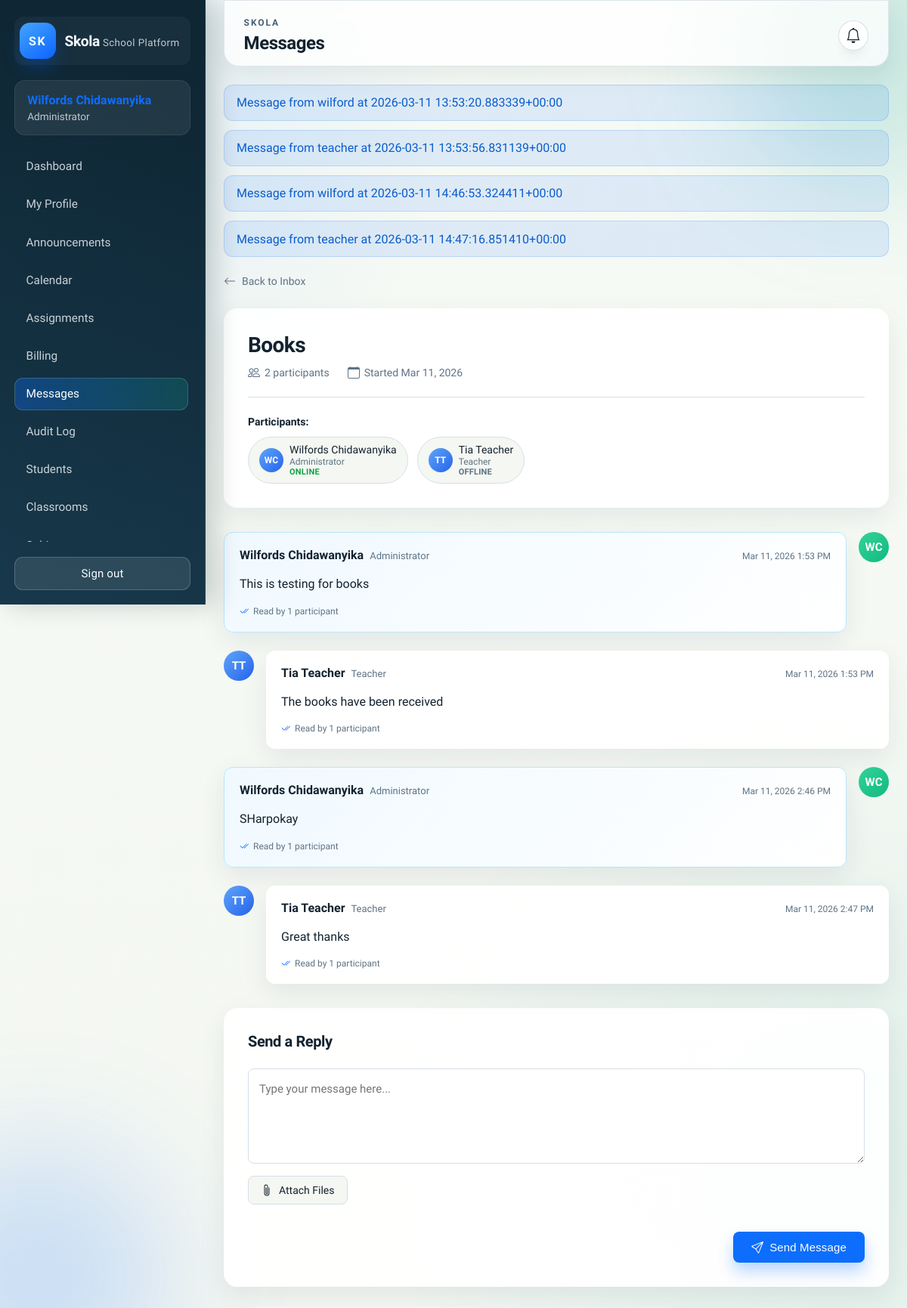
/messages/conversation/2/ (signed in), run on the app's committed database.
### accounts/models.py (models this page shows, shortened)
class User(AbstractUser):
	class Role(models.TextChoices):
		ADMIN = 'ADMIN', 'Administrator'
		STAFF = 'STAFF', 'Staff'
		TEACHER = 'TEACHER', 'Teacher'
		STUDENT = 'STUDENT', 'Student'
		GUARDIAN = 'GUARDIAN', 'Guardian / Parent'
	role = models.CharField(max_length=20, choices=Role.choices, default=Role.STAFF)
	@property
	def display_name(self) -> str:
		return self.get_full_name() or self.username

### messaging/models.py (models this page shows, shortened)
class Message(models.Model):
    conversation = models.ForeignKey(
        Conversation,
        on_delete=models.CASCADE,
        related_name='messages'
    )
    sender = models.ForeignKey(
        settings.AUTH_USER_MODEL,
        on_delete=models.CASCADE,
        related_name='sent_messages'
    )
    content = models.TextField()
    sent_at = models.DateTimeField(auto_now_add=True)
    edited_at = models.DateTimeField(null=True, blank=True)
    class Meta:
        ordering = ['sent_at']
        indexes = [
            models.Index(fields=['conversation', 'sent_at']),
        ]
    def __str__(self):
        return f"""Message from {self.sender.username} at {self.sent_at}"""

class Conversation(models.Model):
    participants = models.ManyToManyField(
        settings.AUTH_USER_MODEL,
        related_name='conversations'
    )
    subject = models.CharField(max_length=200)
    created_at = models.DateTimeField(auto_now_add=True)
    updated_at = models.DateTimeField(auto_now=True)
    class Meta:
        ordering = ['-updated_at']
    def get_other_participant(self, user):
        return self.participants.exclude(id=user.id).first()

### messaging/views.py (the view, shortened to what this page needs)
# urls.py: path('conversation/<int:pk>/', views.conversation_detail, name='conversation'),
@login_required
def conversation_detail(request, pk):
    from .models import MessageAttachment
    from .user_status import get_user_status, get_last_seen
    conversation = get_object_or_404(Conversation, pk=pk, participants=request.user)
    conversation_messages = conversation.messages.select_related('sender').prefetch_related('attachments', 'read_receipts').all()
    for msg in conversation_messages:
        if msg.sender != request.user:
            MessageRead.objects.get_or_create(message=msg, user=request.user)
    other_participant = conversation.get_other_participant(request.user)
    if other_participant:
        other_participant.status = get_user_status(other_participant)
        other_participant.last_seen_time = get_last_seen(other_participant)
    return render(request, 'messaging/conversation.html', {
        'conversation': conversation,
        'messages': conversation_messages,
        'other_participant': other_participant,
    })

### skola/templates/messaging/conversation.html (shortened to what this page needs)
{% extends "base.html" %}
{% block page_title %}Messages{% endblock %}
{% block content %}
<div
    class="conversation-container"
    data-conversation-id="{{ conversation.id }}"
    data-current-user-id="{{ request.user.id }}"
    data-current-user-name="{{ request.user.display_name|escapejs }}"
>
    <div class="back-link-wrapper">
        <a href="{% url 'messaging:inbox' %}" class="back-link">
            <svg width="16" height="16" viewBox="0 0 16 16" fill="currentColor">
                <path fill-rule="evenodd" d="M15 8a.5.5 0 0 0-.5-.5H2.707l3.147-3.146a.5.5 0 1 0-.708-.708l-4 4a.5.5 0 0 0 0 .708l4 4a.5.5 0 0 0 .708-.708L2.707 8.5H14.5A.5.5 0 0 0 15 8z"/>
            </svg>
            Back to Inbox
        </a>
    </div>
    <div class="conversation-header-card">
        <div>
            <h1 class="conversation-title">{{ conversation.subject }}</h1>
            <div class="conversation-meta">
                <span class="meta-item">
                    <span>{{ conversation.participants.count }} participants</span>
                </span>
                <span class="meta-item">
                    <svg width="16" height="16" viewBox="0 0 16 16" fill="currentColor">
                        <path d="M3.5 0a.5.5 0 0 1 .5.5V1h8V.5a.5.5 0 0 1 1 0V1h1a2 2 0 0 1 2 2v11a2 2 0 0 1-2 2H2a2 2 0 0 1-2-2V3a2 2 0 0 1 2-2h1V.5a.5.5 0 0 1 .5-.5zM1 4v10a1 1 0 0 0 1 1h12a1 1 0 0 0 1-1V4H1z"/>
                    </svg>
                    <span>Started {{ conversation.created_at|date:"M d, Y" }}</span>
                </span>
            </div>
        </div>
        <div class="participants-list">
            <strong>Participants:</strong>
            <div class="participant-chips">
                {% for participant in conversation.participants.all %}
                    <div class="participant-chip" data-user-id="{{ participant.id }}">
                        <div class="participant-avatar">
                            {{ participant.first_name|first }}{{ participant.last_name|first }}
                        </div>
                        <span class="participant-info">
                            <span class="participant-name">{{ participant.display_name }}</span>
                            <span class="participant-role">{{ participant.get_role_display }}</span>
                            <span
                                class="participant-presence{% if participant.id == request.user.id %} is-online{% else %} is-offline{% endif %}"
                                id="presenceStatus{{ participant.id }}"
                            >
                                {% if participant.id == request.user.id %}Online{% else %}Offline{% endif %}
                            </span>
                        </span>
                    </div>
                {% endfor %}
            </div>
        </div>
    </div>
    <div class="messages-container" id="messagesContainer">
        {% if messages %}
            {% for message in messages %}
                <div class="message-card {% if message.sender == request.user %}sent{% else %}received{% endif %}" data-message-id="{{ message.id }}">
                    <div class="message-avatar">
                        <div class="avatar-circle">
                            {{ message.sender.first_name|first }}{{ message.sender.last_name|first }}
                        </div>
                    </div>
                    <div class="message-content">
                        <div class="message-header">
                            <span class="message-sender">{{ message.sender.display_name }}</span>
                            <span class="message-role">{{ message.sender.get_role_display }}</span>
                            <span class="message-time">{{ message.sent_at|date:"M d, Y g:i A" }}</span>
                        </div>
                        <div class="message-body">{{ message.content|linebreaks }}</div>
                        {% with read_count=message.read_receipts.count %}
                            <div
                                class="read-receipts"
                                id="readReceipt{{ message.id }}"
                                data-read-count="{{ read_count }}"
                            >
                                <svg width="12" height="12" viewBox="0 0 16 16" fill="currentColor">
                                    <path d="M12.354 4.354a.5.5 0 0 0-.708-.708L5 10.293 1.854 7.146a.5.5 0 1 0-.708.708l3.5 3.5a.5.5 0 0 0 .708 0l7-7zm-4.208 7-.896-.897.707-.707.543.543 6.646-6.647a.5.5 0 0 1 .708.708l-7 7a.5.5 0 0 1-.708 0z"/>
                                </svg>
                                <span class="read-receipt-text">Read by {{ read_count }} participant{{ read_count|pluralize }}</span>
                            </div>
                        {% endwith %}
                    </div>
                </div>
            {% endfor %}
        {% else %}
            <div class="no-messages" id="emptyMessagesState">
                <p>No messages in this conversation yet.</p>
            </div>
        {% endif %}
    </div>
    <div class="reply-card">
        <h3>Send a Reply</h3>
        <form method="post" enctype="multipart/form-data" class="reply-form" id="replyForm">
            <div class="form-group">
                <textarea
                    id="id_content"
                    name="content"
                    rows="4"
                    class="form-textarea"
                    placeholder="Type your message here..."
                    required
                ></textarea>
            </div>
            <div class="form-group">
                <label for="id_attachments" class="file-label">
                    <svg width="16" height="16" viewBox="0 0 16 16" fill="currentColor">
                        <path d="M4.5 3a2.5 2.5 0 0 1 5 0v9a1.5 1.5 0 0 1-3 0V5a.5.5 0 0 1 1 0v7a.5.5 0 0 0 1 0V3a1.5 1.5 0 1 0-3 0v9a2.5 2.5 0 0 0 5 0V5a.5.5 0 0 1 1 0v7a3.5 3.5 0 1 1-7 0V3z"/>
                    </svg>
                    Attach Files
                </label>
            </div>
            <div class="form-actions">
                <button type="submit" class="btn btn-primary">
                    Send Message
                </button>
            </div>
        </form>
    </div>
</div>
{% endblock %}

### skola/templates/base.html (shortened to what this page needs)
<!DOCTYPE html>
<html lang="en">
{% load static %}
<head>
    <link rel="stylesheet" href="{% static 'css/base.css' %}">
    <link rel="stylesheet" href="{% static 'css/ui-refresh.css' %}">
</head>
<body>
    <div class="app-shell">
        <aside class="app-sidebar" id="appSidebar">
            <div class="brand">
                <div class="brand-mark">SK</div>
                <div class="brand-copy">
                    <span>Skola</span>
                    <small>School Platform</small>
                </div>
            </div>
            {% if request.user.is_authenticated %}
                <a href="{% url 'accounts:profile' %}" class="user-card-link">
                    <div class="user-card">
                        <p class="user-name">{{ request.user.display_name }}</p>
                        <p class="user-role">{{ request.user.get_role_display }}</p>
                    </div>
                </a>
                <nav class="sidebar-nav" id="sidebarNav">
                    <a href="{% url 'accounts:dashboard' %}" class="nav-link{% if request.resolver_match.url_name == 'dashboard' %} is-active{% endif %}">Dashboard</a>
                    <a href="{% url 'accounts:profile' %}" class="nav-link">My Profile</a>
                    <a href="{% url 'announcements:list' %}" class="nav-link{% if request.resolver_match.namespace == 'announcements' %} is-active{% endif %}">Announcements</a>
                    <a href="{% url 'calendar:index' %}" class="nav-link{% if request.resolver_match.namespace == 'calendar' %} is-active{% endif %}">Calendar</a>
                    <a href="{% url 'assignments:list' %}" class="nav-link{% if request.resolver_match.namespace == 'assignments' %} is-active{% endif %}">Assignments</a>
                    {% if request.user.is_superuser or request.user.role == 'ADMIN' or request.user.role == 'STAFF' or request.user.role == 'GUARDIAN' or request.user.role == 'STUDENT' %}
                        <a href="{% url 'billing:invoice_list' %}" class="nav-link{% if request.resolver_match.namespace == 'billing' %} is-active{% endif %}">Billing</a>
                    {% endif %}
                    <a href="{% url 'messaging:inbox' %}" class="nav-link{% if request.resolver_match.namespace == 'messaging' %} is-active{% endif %}">Messages</a>
                    {% if request.user.is_superuser or request.user.role == 'ADMIN' or request.user.role == 'STAFF' %}
                        <a href="{% url 'auditlog:list' %}" class="nav-link{% if request.resolver_match.namespace == 'auditlog' %} is-active{% endif %}">Audit Log</a>
                        <a href="{% url 'students:list' %}" class="nav-link{% if 'students' in request.resolver_match.namespace %} is-active{% endif %}">Students</a>
                        <a href="{% url 'academics:classrooms' %}" class="nav-link{% if request.resolver_match.url_name == 'classrooms' %} is-active{% endif %}">Classrooms</a>
                        <a href="{% url 'academics:subjects' %}" class="nav-link{% if request.resolver_match.url_name == 'subjects' %} is-active{% endif %}">Subjects</a>
                    {% endif %}
                </nav>
                <a class="btn btn-ghost" href="{% url 'accounts:logout' %}">Sign out</a>
            {% else %}
                <nav class="sidebar-nav">
                    <a class="nav-link" href="{% url 'accounts:login' %}">Login</a>
                    <a class="nav-link" href="{% url 'accounts:register' %}">Register</a>
                </nav>
            {% endif %}
        </aside>
        <div class="app-main">
            <header class="app-header">
                <div class="header-main">
                    <div>
                        <p class="page-label">Skola</p>
                        <h1 class="page-title">{% block page_title %}School Command Center{% endblock %}</h1>
                    </div>
                </div>
                <div class="header-actions">
                    {% if request.user.is_authenticated %}
                        <a href="{% url 'notifications:list' %}" class="notification-bell"
                           hx-get="{% url 'notifications:unread_count' %}"
                                    hx-trigger="load"
                           hx-target="#notificationBadge"
                           hx-swap="outerHTML">
                        </a>
                    {% endif %}
                </div>
            </header>
            <main class="app-content">
                <div class="content-container">
                    {% if messages %}
                        <section class="flash-stack">
                            {% for message in messages %}
                                <div class="flash flash-info">{{ message }}</div>
                            {% endfor %}
                        </section>
                    {% endif %}
                    {% block content %}{% endblock %}
                </div>
            </main>
        </div>
    </div>
</body>
</html>

### data on the page
User: user.display_name "Wilfords Chidawanyika", user.role "Administrator", first_name|first "W", last_name|first "C", display_name "Wilfords Chidawanyika", role "Administrator", shows "ONLINE"
Message: sender+sent_at "Message from wilford at 2026-03-11 13:53:20.883339+00:00", sender.first_name|first "W", sender.last_name|first "C", sender.display_name "Wilfords Chidawanyika", sender.role "Administrator", sent_at "Mar 11, 2026 1:53 PM", content "This is testing for books", read_receipts.count "1"
Message: sender+sent_at "Message from teacher at 2026-03-11 13:53:56.831139+00:00", sender.first_name|first "T", sender.last_name|first "T", sender.display_name "Tia Teacher", sender.role "Teacher", sent_at "Mar 11, 2026 1:53 PM", content "The books have been received", read_receipts.count "1"
Message: sender+sent_at "Message from wilford at 2026-03-11 14:46:53.324411+00:00", sender.first_name|first "W", sender.last_name|first "C", sender.display_name "Wilfords Chidawanyika", sender.role "Administrator", sent_at "Mar 11, 2026 2:46 PM", content "SHarpokay", read_receipts.count "1"
Message: sender+sent_at "Message from teacher at 2026-03-11 14:47:16.851410+00:00", sender.first_name|first "T", sender.last_name|first "T", sender.display_name "Tia Teacher", sender.role "Teacher", sent_at "Mar 11, 2026 2:47 PM", content "Great thanks", read_receipts.count "1"
Conversation: subject "Books", participants.count "2", created_at "Mar 11, 2026"
User: first_name|first "T", last_name|first "T", display_name "Tia Teacher", role "Teacher", shows "OFFLINE"
